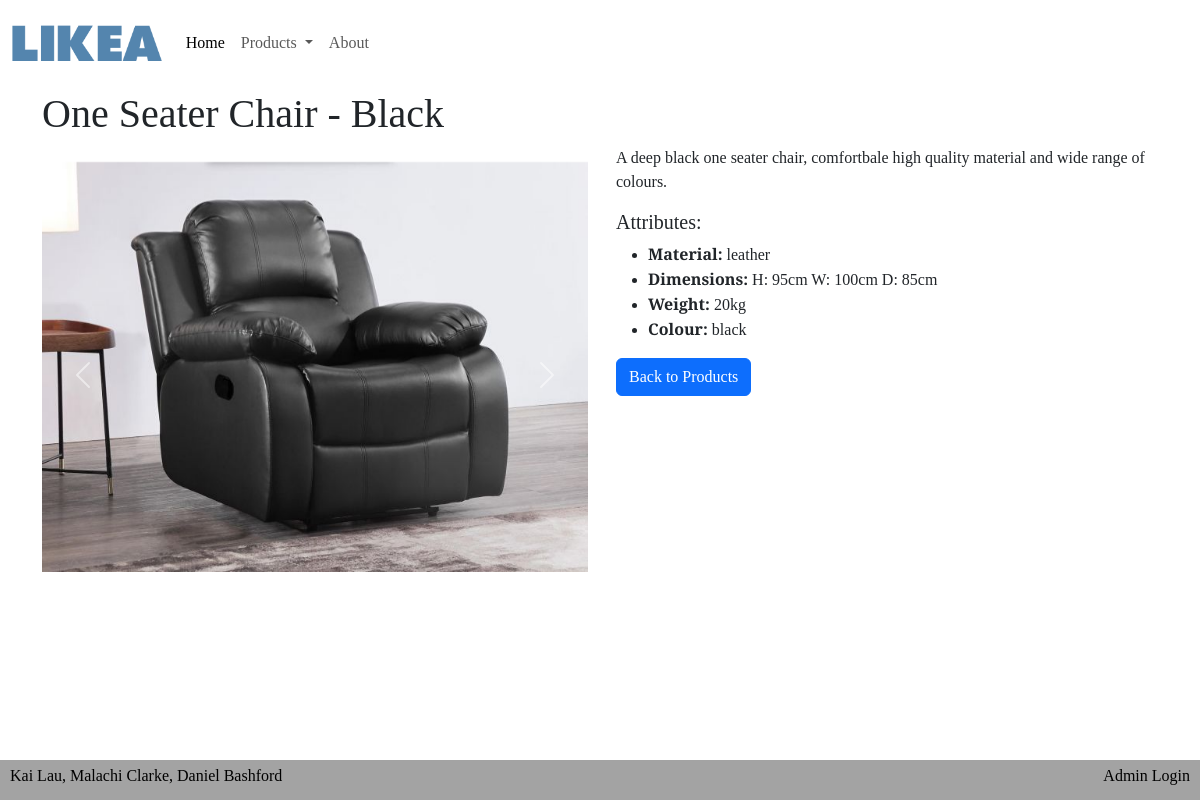
The page /product_detail.php?product_id=9 on the database its author committed.
### tables this page shows
CREATE TABLE `cs_product` (
  `id` int(11) NOT NULL,
  `name` varchar(50) DEFAULT NULL,
  `description` text DEFAULT NULL,
  `price` int(11) DEFAULT NULL
);

CREATE TABLE `media` (
  `id` int(11) NOT NULL,
  `name` varchar(50) DEFAULT NULL,
  `path` varchar(255) DEFAULT NULL
);

CREATE TABLE `cs_attribute` (
  `id` int(11) NOT NULL,
  `name` varchar(50) DEFAULT NULL,
  `description` text DEFAULT NULL,
  `value` text DEFAULT NULL
);

### product_detail.php (the view, shortened to what this page needs)
<!DOCTYPE html>
<html lang="en">
<head>
    <link href="https://cdn.jsdelivr.net/npm/bootstrap@5.3.2/dist/css/bootstrap.min.css" rel="stylesheet">
    <link rel="stylesheet" href="./css/styles.scss">
</head>
<body>
    <?php
    include "./assets/components/header.php";
    include "./db/db_connection.php";
    if (isset($_GET['product_id'])) {
        $product_id = $_GET['product_id'];
        try {
            $con->autocommit(false);
            $product_query = "
            SELECT cs_product.id, cs_product.name, cs_product.description, cs_product.price, media.path
            FROM cs_product
            LEFT JOIN cs_product_media ON cs_product.id = cs_product_media.product_id
            LEFT JOIN media ON cs_product_media.media_id = media.id
            WHERE cs_product.id = ?
            ";
            $stmt_product = $con->prepare($product_query);
            $stmt_product->bind_param("i", $product_id);
            $stmt_product->execute();
            $stmt_product->bind_result($id, $name, $description, $price, $mediaPath);
            if ($stmt_product->fetch()) {
                $description = htmlspecialchars($description);
                echo "<div class='container' style='padding-top: 1rem;'>";
                echo "<h1>$name</h1>";
                echo "<div class='row'>";
                echo "<div class='col-md-6' >";
                echo "<div id='productCarousel' class='carousel slide' data-bs-ride='carousel' style='padding-bottom: 2rem;'>";
                echo "<div class='carousel-inner'>";
                $firstSlide = true;
                do {
                    $activeClass = ($firstSlide) ? 'active' : '';
                    echo "<div class='carousel-item $activeClass' style='padding-top: 1rem;'>";
                    echo "<img src='$mediaPath' class='d-block w-100' alt='$name' >";
                    echo "</div>";
                    $firstSlide = false;
                } while ($stmt_product->fetch());
                echo "</div>";
                echo "<button class='carousel-control-prev' type='button' data-bs-target='#productCarousel' data-bs-slide='prev'>";
                echo "<span class='carousel-control-prev-icon' aria-hidden='true'></span>";
                echo "</button>";
                echo "<button class='carousel-control-next' type='button' data-bs-target='#productCarousel' data-bs-slide='next'>";
                echo "<span class='carousel-control-next-icon' aria-hidden='true'></span>";
                echo "</button>";
                echo "</div>";
                echo "</div>";
                echo "<div class='col-md-6' style='padding-left: 1rem;'>";
                echo "<p>$description</p>";
                $product_attributes_query = "
                SELECT a.name, a.value
                FROM cs_attribute a
                JOIN cs_prod_attribute pa ON a.id = pa.attribute_id
                WHERE pa.product_id = ?
                ";
                $stmt_attributes = $con->prepare($product_attributes_query);
                $stmt_attributes->bind_param("i", $product_id);
                $stmt_attributes->execute();
                $stmt_attributes->bind_result($attributeName, $attributeValue);
                echo "<h5>Attributes:</h3>";
                echo "<ul>";
                while ($stmt_attributes->fetch()) {
                    echo "<li><strong>$attributeName:</strong> $attributeValue</li>";
                }
                echo "</ul>";
                $category_id_query = "
                SELECT category_id
                FROM cs_category_prd
                WHERE product_id = ?
                ";
                $stmt_category_id = $con->prepare($category_id_query);
                $stmt_category_id->bind_param("i", $product_id);
                $stmt_category_id->execute();
                $stmt_category_id->bind_result($category_id);
                $category_page_url = '';
                switch ($category_id) {
                    case 7:
                        $category_page_url = 'chairs.php';
                        break;
                }
                echo "<a href='{$category_page_url}' class='btn btn-primary'>Back to Products</a>";
                echo "</div>";
                echo "</div>";
                echo "</div>";
            } else {
                echo "Product details not found.";
            }
            $con->commit();
        } catch (Exception $e) {
            $con->rollback();
            echo "ERROR:" . $e->getMessage();
        } finally {
            $stmt_product->close();
            $con->autocommit(true);
        }
    } else {
        header("Location: index.php");
        exit();
    }
    ?>
    <?php include "./assets/components/footer.php"; ?>
</body>
</html>

### css/styles.css (style rules this page uses)
html, body { height: 100%; margin: 0; }
body { display: flex; flex-direction: column; }
body { font-family: "Playfair Display", serif; }

### rows shown on the page
cs_product: name "One Seater Chair - Black", media.path (picture), description "A deep black one seater chair, comfortbale high quality material and wide range of colours."
cs_attribute: name "Material", value "leather"
cs_attribute: name "Dimensions", value "H: 95cm W: 100cm D: 85cm"
cs_attribute: name "Weight", value "20kg"
cs_attribute: name "Colour", value "black"
